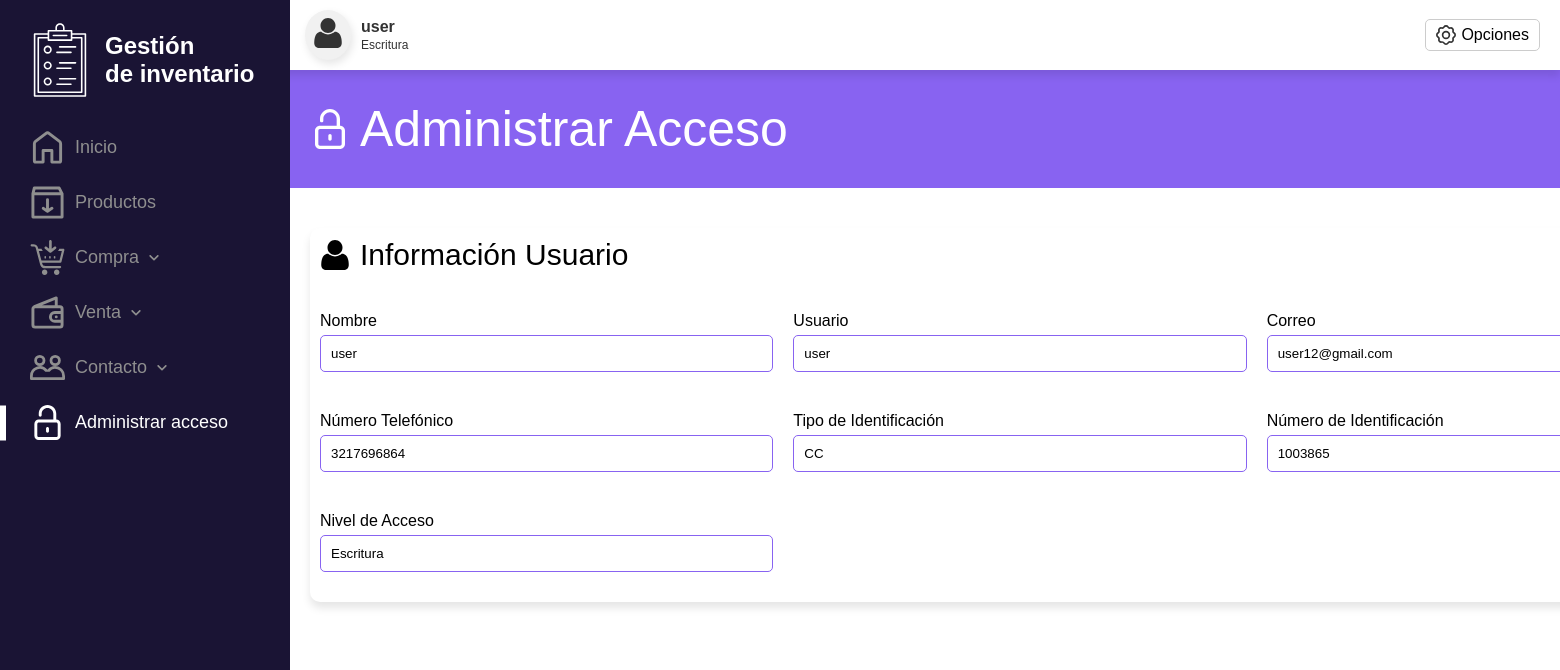
/pagina/inicio/ver_usuario.php (signed in), run on the app's committed database.
### tables this page shows
CREATE TABLE `usuario` (
  `IdUsuario` int(11) NOT NULL,
  `Nombre` varchar(100) NOT NULL,
  `Direccion` varchar(100) NOT NULL,
  `Correo` varchar(150) NOT NULL,
  `numeroTelefonico` varchar(15) NOT NULL,
  `TipoIdentificacion` varchar(10) NOT NULL,
  `numeroIdentificacion` varchar(20) NOT NULL,
  `Usuario` varchar(100) NOT NULL,
  `Contrasena` varchar(100) NOT NULL,
  `Estado` bit(1) NOT NULL,
  `nivelAcceso_IdnivelAcceso` int(11) NOT NULL
);

### pagina/inicio/ver_usuario.php (the view, shortened to what this page needs)
<?php
$roles = [
    1 => "Escritura",
    2 => "Lectura"
];
$nivelAcceso = isset($_SESSION['nivelAcceso_IdnivelAcceso']) ? $_SESSION['nivelAcceso_IdnivelAcceso'] : null;
$rolUsuario = isset($roles[$nivelAcceso]) ? $roles[$nivelAcceso] : "Desconocido";
?>
<!DOCTYPE html>
<html lang="es">
<head>
    <link rel="stylesheet" href="../../css/inicio/ver_usuario_styles.css">
</head>
<body>
    <?php include '../../sidebar.php'; ?>
    <div class="content">
        <div class="header">
            <div class="user-info">
                <div class="user-icon">
                    <img src="../../img/svg/icon.svg" alt="Usuario">
                </div>
                <div class="user-details">
                    <span style="font-size: 16px; font-weight: bold; margin-bottom: 2px;"><?php echo $_SESSION['usuario']; ?></span>
                    <span style="font-size: 12px;"><?php echo $rolUsuario; ?></span>
                </div>
                <div class="dropdown-menu-container">
                    <div class="dropdown-toggle">
                        <img src="../../img/svg/option.svg" alt="Opciones">
                        <span>Opciones</span>
                    </div>
                </div>
            </div>
        </div>
        <div class="title-section">
            <img src="../../img/svg/lock.svg" alt="Administrar acceso" class="title-svg">
            <span>Administrar Acceso</span>
        </div>
        <div class="body-content">
            <div class="container">
                <div class="info-user">
                    <img src="../../img/svg/icon.svg" alt="Informacion Usuario">
                    <span class="title">Información Usuario</span>
                </div>
                <?php
                $servername = "localhost";
                $username = "root";
                $password = "";
                $dbname = "gestorinventario";
                $conn = mysqli_connect($servername, $username, $password, $dbname);
                $nombreUsuario = $_SESSION['usuario'];
                $query = "SELECT * FROM Usuario WHERE Usuario = '$nombreUsuario'";
                $result = mysqli_query($conn, $query);
                if (mysqli_num_rows($result) > 0) {
                    $row = mysqli_fetch_assoc($result);
                ?>
                    <div class="form-columns">
                        <div class="input-group">
                            <label for="nombre">Nombre</label>
                            <input type="text" id="nombre" name="nombre" value="<?php echo $row['Nombre']; ?>" readonly>
                        </div>
                        <div class="input-group">
                            <label for="usuario">Usuario</label>
                            <input type="text" id="usuario" name="usuario" value="<?php echo $row['Usuario']; ?>" readonly>
                        </div>
                        <div class="input-group">
                            <label for="correo">Correo</label>
                            <input type="email" id="correo" name="correo" value="<?php echo $row['Correo']; ?>" readonly>
                        </div>
                        <div class="input-group">
                            <label for="telefono">Número Telefónico</label>
                            <input type="tel" id="telefono" name="telefono" value="<?php echo $row['numeroTelefonico']; ?>" readonly>
                        </div>
                        <div class="input-group">
                            <label for="tipo_identificacion">Tipo de Identificación</label>
                            <input type="text" id="tipo_identificacion" name="tipo_identificacion" value="<?php echo $row['TipoIdentificacion']; ?>" readonly>
                        </div>
                        <div class="input-group">
                            <label for="numero_identificacion">Número de Identificación</label>
                            <input type="text" id="numero_identificacion" name="numero_identificacion" value="<?php echo $row['numeroIdentificacion']; ?>" readonly>
                        </div>
                        <div class="input-group">
                            <label for="nivel_acceso">Nivel de Acceso</label>
                            <input type="text" id="nivel_acceso" name="nivel_acceso" value="<?php echo ($row['nivelAcceso_IdnivelAcceso'] == 1) ? 'Escritura' : 'Lectura'; ?>" readonly>
                        </div>
                    </div>
                <?php
                } else {
                    echo "<p>No se encontraron datos de usuario para mostrar.</p>";
                }
                ?>
            </div>
        </div>
    </div>
</body>
</html>

### css/inicio/ver_usuario_styles.css (style rules this page uses)
* { margin: 0; padding: 0; font-family: Arial, sans-serif; }
.content { margin-left: 250px; background-color: #8863f1; }
.header { background-color: #ffffff; box-shadow: 0px 6px 8px rgba(0, 0, 0, 0.1); width: 100%; padding: 10px 0px; }
.user-info { display: flex; align-items: center; }
.user-icon { margin-left: 55px; padding: 8px; border-radius: 50%; background-color: #f1f1f1; box-shadow: 2px 4px 8px rgba(0, 0, 0, 0.1); cursor: pointer; }
.user-icon img { width: 30px; height: 30px; }
.user-details { margin-right: auto; margin-left: 10px; }
.user-details span { display: block; color: #333333; }
.dropdown-menu-container { position: relative; cursor: pointer; margin-right: 20px; }
.dropdown-toggle { display: flex; align-items: center; padding: 5px 10px; border: 1px solid #cccccc; border-radius: 5px; transition: border 0.5s; }
.dropdown-toggle img { width: 20px; height: 20px; margin-right: 5px; }
.title-section { display: flex; align-items: center; background-color: transparent; color: #ffffff; font-size: 50px; margin-left: 60px; padding: 30px 0px; }
.title-svg { filter: brightness(0) invert(1); width: 40px; height: 40px; margin-right: 10px; }
.body-content { display: flex; flex-direction: column; margin-left: 40px; padding: 20px; background-color: #ffffff; box-shadow: 0px -10px 0px -12px rgba(0, 0, 0, 0.1); }
.container { width: 1400px; margin: 20px auto; padding: 10px; border-radius: 10px; background-color: #ffffff; box-shadow: 0px 6px 8px rgba(0, 0, 0, 0.1); text-align: center; }
.info-user { display: flex; align-items: center; margin-bottom: 40px; }
.info-user img { height: 30px; width: 30px; filter: brightness(0); margin-right: 10px; }
.title { font-size: 30px; color: #000000; }
.input-group { margin-bottom: 20px; }
.input-group label { display: block; text-align: left; margin-bottom: 5px; font-size: 16px; }
.input-group input, .input-group select { width: 100%; padding: 10px; border: 1px solid #8863f1; border-radius: 5px; box-sizing: border-box; }
.form-columns { display: grid; grid-template-columns: repeat(3, 1fr); justify-content: center; gap: 20px; }

### sidebar_styles.css (style rules this page uses)
* { margin: 0; padding: 0; font-family: Arial, sans-serif; }

### data on the page
usuario: nombre "user", usuario "user", correo "user12@gmail.com", telefono "3217696864", tipo_identificacion "CC", numero_identificacion "1003865", nivel_acceso "Escritura"

### other printed values
$_SESSION['usuario'] "user"
$rolUsuario "Escritura"
